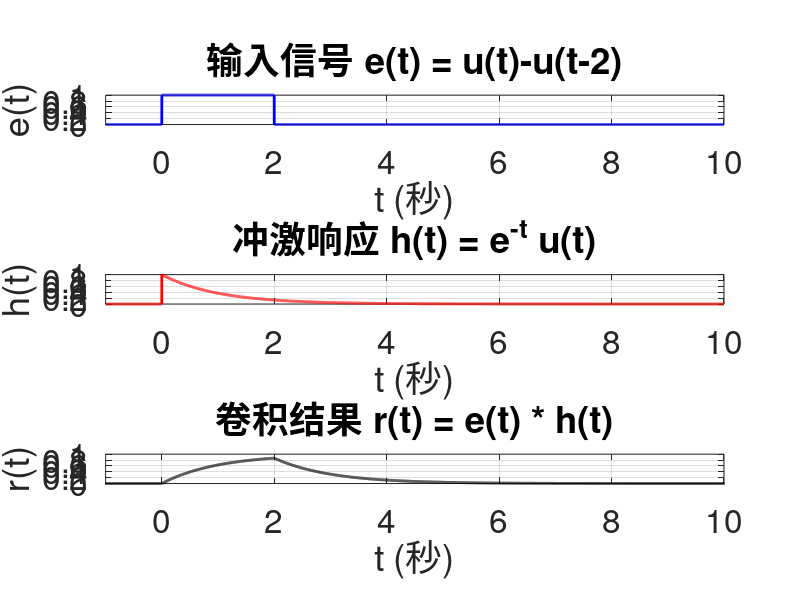

Recreate this plot in MATLAB.
clear;
close all;
clc;


% ex03_07.m  |  例3.7 · 卷积  |  AI 生成，已校验，R2023b
% 连续时间卷积 r(t) = e(t) * h(t) 的数值计算与绘图
% e(t) = u(t)-u(t-2)，h(t) = exp(-t) * u(t)
% MATLAB R2023b 兼容

dt = 0.001;                      % 采样时间间隔
t = -1:dt:10;                    % 原始时间轴 (足够观测信号与卷积)

% 定义信号 e(t) 和 h(t)
e = (t>=0) - (t>=2);             % e(t) = u(t) - u(t-2)
h = exp(-t) .* (t>=0);           % h(t) = exp(-t) * u(t)

% 数值卷积 (近似连续时间卷积)
r_full = conv(e, h) * dt;        % 卷积结果乘以 dt 得到连续卷积近似
tr_full = t(1) + t(1) + (0:length(r_full)-1) * dt; % 卷积对应的时间轴

% 指定输出变量
r = r_full;                      % 卷积结果存入 r
tr = tr_full;                    % 对应时间轴存入 tr

% 绘图：三个子图纵向排列，加高画布
figure('Position', [100, 100, 900, 1050]);   % 高度 3*350

% 子图1：e(t)
subplot(3,1,1);
plot(t, e, 'b', 'LineWidth', 2);
grid on;
xlabel('t (秒)', 'FontSize', 24);
ylabel('e(t)', 'FontSize', 24);
title('输入信号 e(t) = u(t)-u(t-2)', 'FontSize', 24);
set(gca, 'FontSize', 24);
xlim([t(1), t(end)]);

% 子图2：h(t)
subplot(3,1,2);
plot(t, h, 'r', 'LineWidth', 2);
grid on;
xlabel('t (秒)', 'FontSize', 24);
ylabel('h(t)', 'FontSize', 24);
title('冲激响应 h(t) = e^{-t} u(t)', 'FontSize', 24);
set(gca, 'FontSize', 24);
xlim([t(1), t(end)]);

% 子图3：r(t)
subplot(3,1,3);
plot(tr, r, 'k', 'LineWidth', 2);
grid on;
xlabel('t (秒)', 'FontSize', 24);
ylabel('r(t)', 'FontSize', 24);
title('卷积结果 r(t) = e(t) * h(t)', 'FontSize', 24);
set(gca, 'FontSize', 24);
xlim([t(1), t(end)]);            % 与上两图对齐时间轴范围
